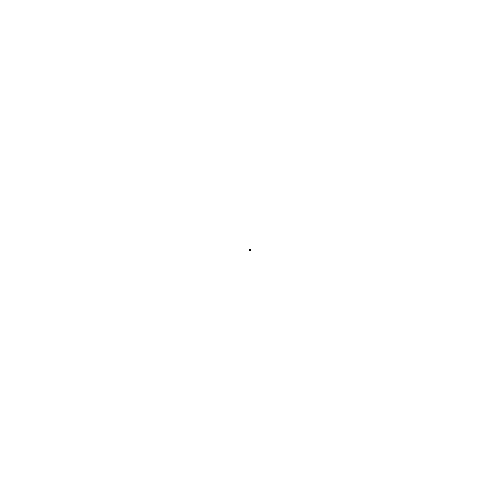
Frame 1 (no input)
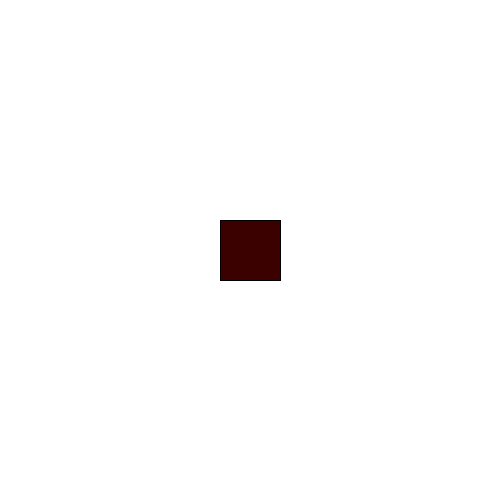
Frame 60 (the mouse pressed at the canvas centre just before this capture)
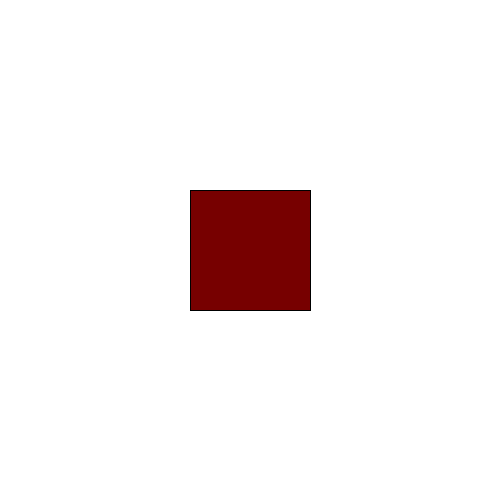
Frame 120 (the mouse held since frame 60 and released just before this capture)

The Processing sketch that drew these frames (run headless with seeded random() and noise(); from frame 60 on, the mouse is pressed at the canvas centre):

// Processing sketch: infla
// ── infla.pde
int tamanho, red, green, blue;

void setup()
{
  size(500, 500);
  background(255);
  frameRate(30);
  rectMode(CENTER);
  
  tamanho = 1;
  red = 0;
  green = 0;
  blue = 0;
}

void draw()
{
  fill(red, green, blue);
  rect(250, 250, tamanho, tamanho);
 
  tamanho = tamanho + 1;
  red = red + 1;
}
